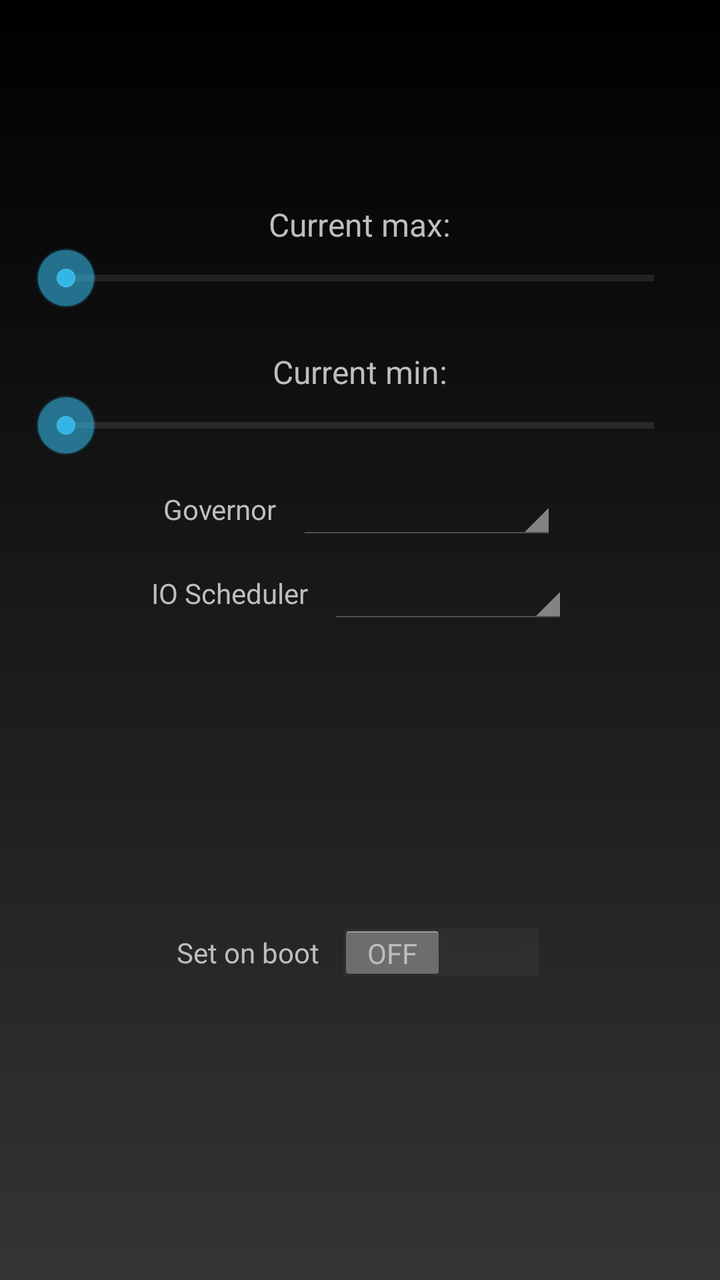
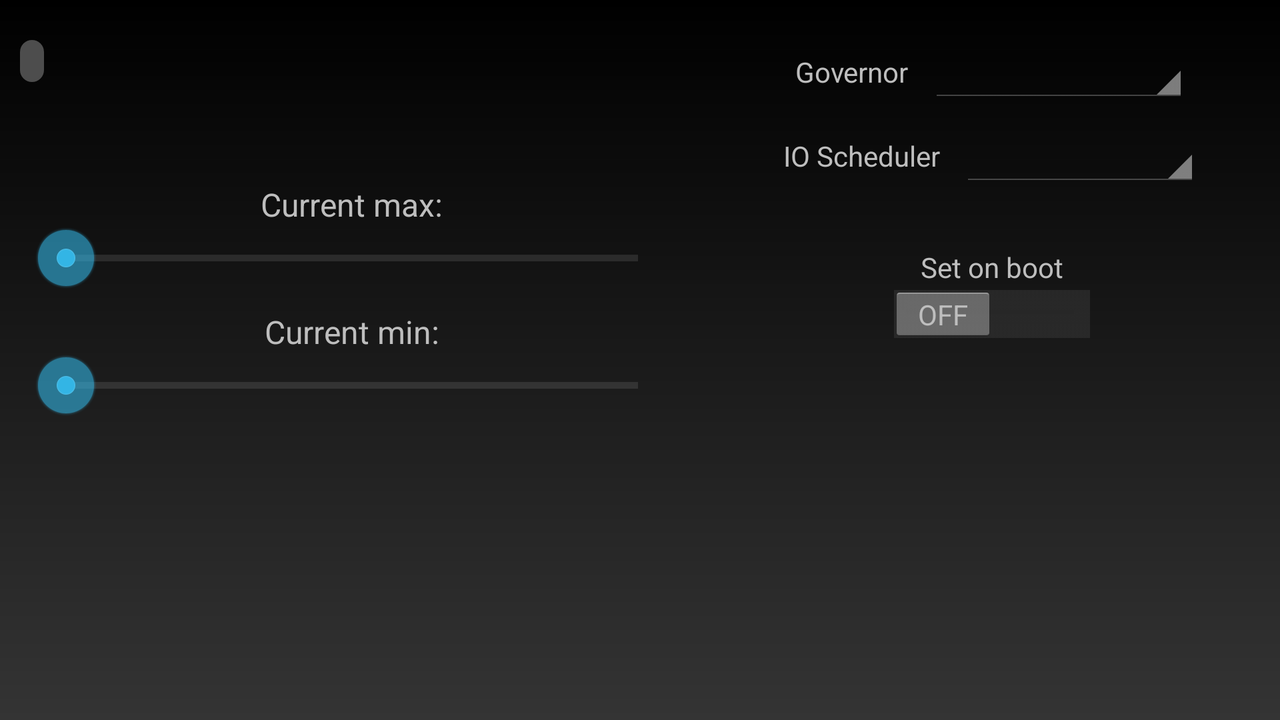

An Android layout and its configuration variant, each rendered on a device that would load it. The default file and the variant file are quoted in full after the pictures.
<!-- AndroidManifest.xml: application theme Theme_Dark -->
<!-- res/layout/cpu_settings.xml -->
<?xml version="1.0" encoding="utf-8"?>
<ScrollView xmlns:android="http://schemas.android.com/apk/res/android"
    android:layout_width="fill_parent"
    android:layout_height="fill_parent"
    android:fillViewport="true">

<RelativeLayout
              android:layout_width="match_parent"
              android:layout_height="wrap_content"
    android:orientation="vertical"
    android:paddingTop="20dp">

    

    <LinearLayout
        android:layout_width="fill_parent"
        android:layout_height="wrap_content"
        android:id="@+id/speed"
        android:gravity="center_horizontal"
        android:orientation="horizontal">

        <RelativeLayout
            android:layout_width="fill_parent"
            android:layout_height="wrap_content">

            <TextView
                android:layout_width="wrap_content"
                android:layout_height="wrap_content"
                android:id="@+id/curcpu"
                android:textColor="@color/pc_blue"
                android:textSize="14sp"
                android:textStyle="bold"
                android:gravity="center_horizontal|bottom"
                android:layout_alignParentLeft="true"
                android:padding="10dp" />

            <TextView
                android:id="@+id/current_speed"
                android:layout_width="match_parent"
                android:layout_height="wrap_content"
                android:textSize="46sp"
                android:layout_centerVertical="true"
                android:gravity="center_horizontal"
                android:layout_alignParentRight="true"
                android:layout_toRightOf="@+id/curcpu" />

        </RelativeLayout>

    </LinearLayout>

    <LinearLayout
        android:id="@+id/max_speed_layout"
            android:layout_width="match_parent"
            android:layout_height="wrap_content"
        android:gravity="center_horizontal"
            android:orientation="vertical"
        android:layout_marginBottom="10dp"
        android:layout_below="@+id/speed">

        <LinearLayout
                android:layout_width="wrap_content"
                android:layout_height="wrap_content"
                android:layout_marginTop="20dip"
                android:orientation="horizontal">

            <TextView
                    android:id="@+id/current_max_label"
                    android:layout_width="wrap_content"
                    android:layout_height="wrap_content"
                    android:text="@string/current_max"
                    android:textSize="16sp"/>

            <TextView
                    android:id="@+id/max_speed_text"
                    android:layout_width="wrap_content"
                    android:layout_height="wrap_content"
                    android:textSize="16sp"/>
        </LinearLayout>

        <SeekBar
                android:id="@+id/max_slider"
                style="?android:attr/progressBarStyleHorizontal"
                android:layout_width="match_parent"
                android:layout_height="wrap_content"
                android:layout_marginLeft="17dp"
                android:layout_marginRight="17dp"/>
    </LinearLayout>

    <LinearLayout
            android:id="@+id/min_speed_layout"
            android:layout_width="match_parent"
            android:layout_height="wrap_content"
            android:gravity="center_horizontal"
            android:orientation="vertical"
        android:layout_below="@+id/max_speed_layout">

            <LinearLayout
                    android:layout_width="wrap_content"
                    android:layout_height="wrap_content"
                    android:layout_marginTop="10dip"
                    android:orientation="horizontal">

                <TextView
                        android:id="@+id/current_min_label"
                        android:layout_width="wrap_content"
                        android:layout_height="wrap_content"
                        android:text="@string/current_min"
                        android:textSize="16sp"/>

                <TextView
                        android:id="@+id/min_speed_text"
                        android:layout_width="wrap_content"
                        android:layout_height="wrap_content"
                        android:textSize="16sp"/>
            </LinearLayout>

        <SeekBar
                android:id="@+id/min_slider"
                style="?android:attr/progressBarStyleHorizontal"
                android:layout_width="match_parent"
                android:layout_height="wrap_content"
                android:layout_marginLeft="17dp"
                android:layout_marginRight="17dp"/>
    </LinearLayout>

    <LinearLayout
            android:layout_width="match_parent"
            android:layout_height="wrap_content"
        android:orientation="horizontal"
        android:gravity="center_vertical|center_horizontal"
        android:id="@+id/governor"
        android:layout_marginTop="10dip"
        android:layout_below="@+id/min_speed_layout">

        <TextView
                android:id="@+id/governor_label"
                android:layout_width="wrap_content"
                android:layout_height="wrap_content"
                android:layout_marginRight="10dip"
                android:text="@string/governor"
                android:textSize="14sp"/>

        <Spinner
                android:id="@+id/pref_governor"
                android:layout_width="130dip"
                android:layout_height="wrap_content"/>
    </LinearLayout>

    <LinearLayout
        android:layout_width="match_parent"
        android:layout_height="wrap_content"
        android:orientation="horizontal"
        android:gravity="center_vertical|center_horizontal"
        android:id="@+id/ioscheduler"
        android:layout_below="@+id/governor"
        android:layout_marginTop="10dip">

        <TextView
            android:id="@+id/io_label"
            android:layout_width="wrap_content"
            android:layout_height="wrap_content"
            android:layout_marginRight="10dip"
            android:text="@string/io"
            android:textSize="14sp"/>

        <Spinner
            android:id="@+id/pref_io"
            android:layout_width="120dip"
            android:layout_height="wrap_content"/>
    </LinearLayout>

    <LinearLayout
        android:orientation="horizontal"
        android:layout_width="match_parent"
        android:layout_height="wrap_content"
        android:id="@+id/sob"
        android:gravity="center_vertical|center_horizontal"
        android:layout_alignParentBottom="true"
        android:layout_below="@+id/ioscheduler">

        <TextView
            android:id="@+id/set_on_boot_label"
            android:layout_width="wrap_content"
            android:layout_height="wrap_content"
            android:text="@string/sob"
            android:textSize="14sp"
            android:layout_marginRight="10dip" />

        <Switch
            android:id="@+id/cpu_sob"
            android:layout_width="wrap_content"
            android:layout_height="wrap_content" />

    </LinearLayout>

</RelativeLayout>
</ScrollView>
<!-- resources referenced by this layout -->
<resources>
  <color name="pc_blue">#ff0099cc</color>
  <string name="current_max">Current max:</string>
  <string name="current_min">Current min:</string>
  <string name="governor">Governor</string>
  <string name="io">IO Scheduler</string>
  <string name="sob">Set on boot</string>
  <style name="Theme_Dark" parent="android:Theme.Holo">
          <item name="android:listSeparatorTextViewStyle">@style/pc_pref_cat</item>
          <item name="android:actionBarStyle">@style/action_bar_style</item>
          <item name="android:actionOverflowButtonStyle">@style/menu_overflow</item>
          <item name="android:windowBackground">@drawable/background_holo_dark</item>
      </style>
  <style name="pc_pref_cat">
          <item name="android:background">@color/pc_gray</item>
          <item name="android:layout_width">match_parent</item>
          <item name="android:layout_height">wrap_content</item>
          <item name="android:padding">2dp</item>
          <item name="android:textAllCaps">true</item>
          <item name="android:textSize">14sp</item>
          <item name="android:textColor">@android:color/white</item>
          <item name="android:gravity">center_vertical</item>
          <item name="android:paddingLeft">6dip</item>
      </style>
  <style name="action_bar_style" parent="android:style/Widget.Holo.ActionBar">
          <item name="android:titleTextStyle">@style/myActionBarTitleTextStyle</item>
          <item name="android:background">@color/pc_gray</item>
  
      </style>
  <style name="menu_overflow" parent="android:style/Widget.Holo.ActionButton.Overflow">
          <item name="android:src">@drawable/ic_menu_overflow</item>
      </style>
  <!-- drawable background_holo_dark (drawable) -->
  <?xml version="1.0" encoding="utf-8"?>
  <shape xmlns:android="http://schemas.android.com/apk/res/android">
      <gradient
          android:startColor="#ff000000"
          android:endColor="#ff343434"
          android:angle="270"/>
  </shape>
  <color name="pc_gray">#ff333333</color>
  <style name="myActionBarTitleTextStyle" parent="android:style/TextAppearance.Holo.Widget.ActionBar.Title">
          <item name="android:textColor">@color/pc_white</item>
      </style>
  <color name="pc_white">#ffffffff</color>
</resources>
<!-- res/layout-land/cpu_settings.xml (the author's variant of the layout above) -->
<!-- drawn on the phone turned sideways -->
<?xml version="1.0" encoding="utf-8"?>
<ScrollView xmlns:android="http://schemas.android.com/apk/res/android"
            android:layout_width="match_parent"
            android:layout_height="match_parent"
    android:fillViewport="true">

    <LinearLayout
            xmlns:android="http://schemas.android.com/apk/res/android"
            android:layout_width="match_parent"
            android:layout_height="wrap_content"
            android:layout_gravity="center_vertical"
            android:baselineAligned="false"
            android:orientation="horizontal"
        android:weightSum="100">

        <LinearLayout
                android:layout_width="0dp"
                android:layout_height="wrap_content"
                android:layout_weight="55"
                android:gravity="center_horizontal"
                android:orientation="vertical"
            android:layout_gravity="top">

            <RelativeLayout
                android:layout_width="match_parent"
                android:layout_height="wrap_content"
                android:id="@+id/speed"
                android:gravity="center_horizontal"
                android:layout_marginTop="20dp">

                <TextView
                    android:layout_width="wrap_content"
                    android:layout_height="wrap_content"
                    android:id="@+id/curcpu"
                    android:textColor="@color/pc_white"
                    android:textSize="14sp"
                    android:textStyle="bold"
                    android:layout_alignParentLeft="true"
                    android:background="@drawable/grey_corners"
                    android:layout_marginLeft="10dp" />

                <TextView
                    android:id="@+id/current_speed"
                    android:layout_width="fill_parent"
                    android:layout_height="wrap_content"
                    android:textSize="46sp"
                    android:gravity="center_horizontal"
                    android:layout_alignParentRight="true"
                    android:layout_toRightOf="@+id/curcpu" />

            </RelativeLayout>

            <LinearLayout
                android:id="@+id/speed_set"
                android:orientation="vertical"
                android:layout_width="fill_parent"
                android:layout_height="wrap_content"
                android:gravity="center_horizontal">
            <LinearLayout
                android:layout_width="match_parent"
                android:layout_height="wrap_content"
                android:orientation="vertical"
                android:gravity="center_horizontal">
                    <LinearLayout
                            android:layout_width="wrap_content"
                            android:layout_height="wrap_content"
                            android:layout_marginTop="10dip"
                            android:orientation="horizontal">

                        <TextView
                                android:id="@+id/current_max_label"
                                android:layout_width="wrap_content"
                                android:layout_height="wrap_content"
                                android:text="@string/current_max"
                                android:textSize="16sp"/>

                        <TextView
                                android:id="@+id/max_speed_text"
                                android:layout_width="wrap_content"
                                android:layout_height="wrap_content"
                                android:textSize="16sp"/>
                    </LinearLayout>

                    <SeekBar
                            android:id="@+id/max_slider"
                            style="?android:attr/progressBarStyleHorizontal"
                            android:layout_width="match_parent"
                            android:layout_height="wrap_content"
                            android:layout_marginLeft="17dp"
                            android:layout_marginRight="17dp"/>
            </LinearLayout>
            <LinearLayout
                android:layout_width="match_parent"
                android:layout_height="wrap_content"
                android:orientation="vertical"
                android:gravity="center_horizontal"
                android:id="@+id/min_speed_layout">
                    <LinearLayout
                            android:layout_width="wrap_content"
                            android:layout_height="wrap_content"
                            android:layout_marginTop="10dip"
                            android:orientation="horizontal">

                        <TextView
                                android:id="@+id/current_min_label"
                                android:layout_width="wrap_content"
                                android:layout_height="wrap_content"
                                android:text="@string/current_min"
                                android:textSize="16sp"/>

                        <TextView
                                android:id="@+id/min_speed_text"
                                android:layout_width="wrap_content"
                                android:layout_height="wrap_content"
                                android:textSize="16sp"/>
                    </LinearLayout>

                    <SeekBar
                            android:id="@+id/min_slider"
                            style="?android:attr/progressBarStyleHorizontal"
                            android:layout_width="match_parent"
                            android:layout_height="wrap_content"
                            android:layout_marginLeft="17dp"
                            android:layout_marginRight="17dp"/>
            </LinearLayout>
        </LinearLayout>

        </LinearLayout>

        <LinearLayout
                android:layout_width="0dp"
                android:layout_height="wrap_content"
                android:layout_weight="45"
                android:gravity="right"
                android:orientation="vertical">

            <LinearLayout
                    android:layout_width="wrap_content"
                    android:layout_height="wrap_content"
                    android:layout_gravity="center_horizontal"
                android:layout_marginTop="20dip"
                    android:orientation="horizontal"
                android:gravity="center_vertical">

                <TextView
                        android:id="@+id/governor_label"
                        android:layout_width="wrap_content"
                        android:layout_height="wrap_content"
                        android:layout_marginRight="10dip"
                        android:text="@string/governor"
                        android:textSize="14sp"/>

                <Spinner
                        android:id="@+id/pref_governor"
                        android:layout_width="130dp"
                        android:layout_height="wrap_content"/>
            </LinearLayout>

            <LinearLayout
                    android:layout_width="wrap_content"
                    android:layout_height="wrap_content"
                    android:layout_gravity="center_horizontal"
                    android:layout_marginTop="10dip"
                    android:orientation="horizontal"
                android:gravity="center_vertical">

                <TextView
                        android:id="@+id/io_label"
                        android:layout_width="wrap_content"
                        android:layout_height="wrap_content"
                        android:layout_marginRight="10dip"
                        android:text="@string/io"
                        android:textSize="14sp"/>

                <Spinner
                        android:id="@+id/pref_io"
                        android:layout_width="120dip"
                        android:layout_height="wrap_content"/>
            </LinearLayout>

            <LinearLayout
                    android:layout_width="match_parent"
                    android:layout_height="wrap_content"
                    android:layout_gravity="center_horizontal"
                android:orientation="horizontal"
                android:gravity="center_horizontal"
                android:baselineAligned="false"
                android:layout_marginTop="30dp">

                <LinearLayout
                    android:orientation="vertical"
                    android:layout_width="0dp"
                    android:layout_height="fill_parent"
                    android:layout_weight="0.5"
                    android:id="@+id/sob"
                    android:gravity="center_horizontal" >

                    <TextView
                        android:id="@+id/set_on_boot_label"
                        android:layout_width="wrap_content"
                        android:layout_height="wrap_content"
                        android:text="@string/sob"
                        android:textSize="14sp" />

                    <Switch
                        android:id="@+id/cpu_sob"
                        android:layout_width="wrap_content"
                        android:layout_height="wrap_content" />
                </LinearLayout>

            </LinearLayout>
        </LinearLayout>
    </LinearLayout>

</ScrollView>
<!-- resources referenced by the variant -->
<!-- as the phone turned sideways resolves them -->
<resources>
  <color name="pc_white">#ffffffff</color>
  <!-- drawable grey_corners (drawable) -->
  <?xml version="1.0" encoding="utf-8"?>
  <shape xmlns:android="http://schemas.android.com/apk/res/android">
          <solid android:color="@color/pc_light_gray"/>
          <corners android:radius="100px"/>
          <padding
              android:left="6dp"
              android:top="1dp"
              android:right="6dp"
              android:bottom="1dp" />
  </shape>
  <string name="current_max">Current max:</string>
  <string name="current_min">Current min:</string>
  <string name="governor">Governor</string>
  <string name="io">IO Scheduler</string>
  <string name="sob">Set on boot</string>
  <style name="Theme_Dark" parent="android:Theme.Holo">
          <item name="android:listSeparatorTextViewStyle">@style/pc_pref_cat</item>
          <item name="android:actionBarStyle">@style/action_bar_style</item>
          <item name="android:actionOverflowButtonStyle">@style/menu_overflow</item>
          <item name="android:windowBackground">@drawable/background_holo_dark</item>
      </style>
  <color name="pc_light_gray">#ff4d4d4d</color>
  <style name="pc_pref_cat">
          <item name="android:background">@color/pc_gray</item>
          <item name="android:layout_width">match_parent</item>
          <item name="android:layout_height">wrap_content</item>
          <item name="android:padding">2dp</item>
          <item name="android:textAllCaps">true</item>
          <item name="android:textSize">14sp</item>
          <item name="android:textColor">@android:color/white</item>
          <item name="android:gravity">center_vertical</item>
          <item name="android:paddingLeft">6dip</item>
      </style>
  <style name="action_bar_style" parent="android:style/Widget.Holo.ActionBar">
          <item name="android:titleTextStyle">@style/myActionBarTitleTextStyle</item>
          <item name="android:background">@color/pc_gray</item>
  
      </style>
  <style name="menu_overflow" parent="android:style/Widget.Holo.ActionButton.Overflow">
          <item name="android:src">@drawable/ic_menu_overflow</item>
      </style>
  <!-- drawable background_holo_dark (drawable) -->
  <?xml version="1.0" encoding="utf-8"?>
  <shape xmlns:android="http://schemas.android.com/apk/res/android">
      <gradient
          android:startColor="#ff000000"
          android:endColor="#ff343434"
          android:angle="270"/>
  </shape>
  <color name="pc_gray">#ff333333</color>
  <style name="myActionBarTitleTextStyle" parent="android:style/TextAppearance.Holo.Widget.ActionBar.Title">
          <item name="android:textColor">@color/pc_white</item>
      </style>
</resources>
